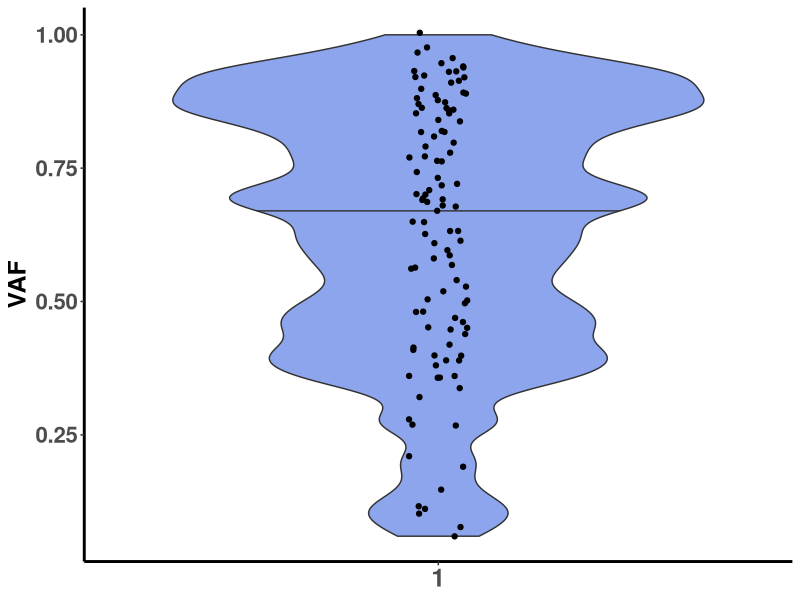

This chart was generated by the following R code:
#Load required packages
library(readxl)
library(openxlsx)
library(RColorBrewer)
library(tidyverse)

#Set the working directory
setwd("/Users/pettya/Desktop/R Analysis")

##Read in filtered (no Stage IV or chemo) and compiled endometrial TP53 TCGA dataset
endometrial <- read_xlsx("Final TCGA with p53 and RT annotation - R.xlsx", 1)

##Change RT variable and convert to factor
endometrial$Radiation.Therapy <- ifelse(endometrial$Radiation.Therapy == "Yes", "RT", "No RT")
names(endometrial)[23] <- "RT"
endometrial$RT <- factor(endometrial$RT)

##Remove TP53 WT patients and convert Allelic Frequency to numeric
endometrial <- endometrial[which(endometrial$Allele.Freq..T. != "WT"),]
endometrial$Allele.Freq..T. <- as.numeric(endometrial$Allele.Freq..T.)

##Violin plot of VAF vs RT
pVAF <- ggplot(endometrial, aes(x= RT, y= Allele.Freq..T.))
pVAF <- pVAF + geom_violin(aes(fill= RT), draw_quantiles = c(0.5), scale= "count", adjust= 0.3) + theme_classic() + labs(title= NULL, x= NULL, y= "VAF")
pVAF <- pVAF + geom_jitter(width= 0.05)  
pVAF <- pVAF + theme(panel.grid.minor.y = element_blank()) +
  theme(legend.position = "none") + scale_fill_manual(values= alpha(c("royalblue", "firebrick2"), 0.6)) +
  theme(axis.title.y = element_text(size= 18, face= "bold"), axis.line= element_line(size= 1)) + 
  theme(axis.text.x = element_text(size = 18, face= "bold"), axis.text.y = element_text(size = 16, face= "bold")) 

##Save violin plot to jpeg file
jpeg("VAF vs RT violin, TCGA, white background.jpeg", width= 720, height= 720, units= "px", res= 150)
print(pVAF)
dev.off()


